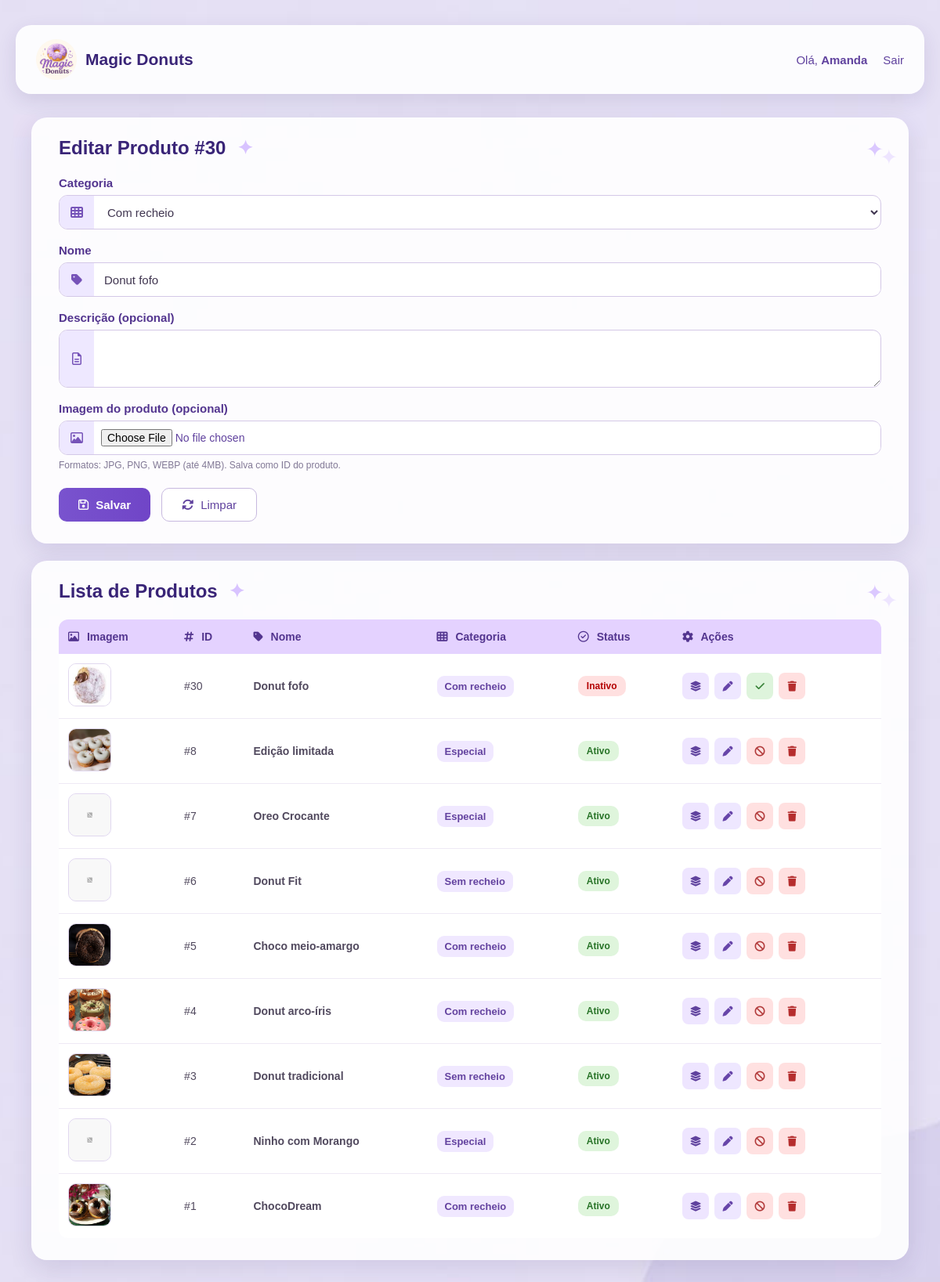
The page /magicdonuts/index.php?controller=produto&action=index&id=30 (signed in) on the database its author committed.
### tables this page shows
CREATE TABLE `produto` (
  `id` int(11) NOT NULL,
  `categoria_id` int(11) NOT NULL,
  `nome` varchar(100) NOT NULL,
  `descricao` text DEFAULT NULL,
  `ativo` tinyint(1) NOT NULL DEFAULT 1
);

CREATE TABLE `categoria` (
  `id` int(11) NOT NULL,
  `nome` varchar(100) NOT NULL,
  `ativo` tinyint(1) NOT NULL DEFAULT 1
);

### magicdonuts/controllers/ProdutoController.php (called while the page is built, shortened)
<?php
require_once __DIR__ . '/../models/Produto.php';
require_once __DIR__ . '/../models/categoria.php';
class ProdutoController
{
    public function index(): void
    {
        $produtoModel = new Produto();
        $categoriaModel = new Categoria();
        $produtos = $produtoModel->listarComCategoria(false);
        $categorias = $categoriaModel->listarAtivas();
        $editar = null;
        if (isset($_GET['id'])) {
            $editar = $produtoModel->buscarPorId(
                (int)$_GET['id']
            );
        }
        require_once __DIR__ . '/../views/produtos.php';
    }
}

### magicdonuts/index.php (called while the page is built, shortened)
<?php
require_once __DIR__ . '/config/db.php';
$controller = $_GET['controller'] ?? 'auth';
$action = $_GET['action'] ?? 'form';
switch ($controller) {
    case 'produto':
        require_once __DIR__ . '/controllers/ProdutoController.php';
        $c = new ProdutoController();
        break;
}
$c->$action();

### magicdonuts/config/db.php (called while the page is built)
<?php
class Database
{
private static $conn = null;
public static function getConnection()
{
    if (self::$conn === null) {
        try {
self::$conn = new PDO(
"mysql:host=localhost;dbname=magicdonuts;charset=utf8mb4",
"root",
"",
    [
    PDO::ATTR_ERRMODE => PDO::ERRMODE_EXCEPTION,
    PDO::ATTR_DEFAULT_FETCH_MODE => PDO::FETCH_ASSOC
    ]
);
} catch (PDOException $e) {
 die("Erro ao conectar ao banco de dados:" . $e->getMessage());
}
}
return self::$conn;
}
}

### magicdonuts/models/Produto.php (called while the page is built, shortened)
<?php
require_once __DIR__ . '/../config/db.php';
class Produto
{
    private PDO $conn;
    public function __construct()
    {
        $this->conn = Database::getConnection();
    }
    public function listarComCategoria(bool $somenteAtivos = false): array
    {
        $sql = "
            SELECT
                p.id,
                p.categoria_id,
                p.nome,
                p.descricao,
                p.ativo,
                c.nome AS categoria_nome
            FROM produto p
            INNER JOIN categoria c
            ON c.id = p.categoria_id
        ";
        $sql .= " ORDER BY p.id DESC";
        return $this->conn->query($sql)->fetchAll();
    }
    public function buscarPorId(int $id): ?array
    {
        $stmt = $this->conn->prepare("
            SELECT *
            FROM produto
            WHERE id = :id
        ");
        $stmt->execute([
            ':id' => $id
        ]);
        $r = $stmt->fetch();
        return $r ?: null;
    }
}

### magicdonuts/models/Categoria.php (called while the page is built)
<?php
require_once __DIR__ . '/../config/db.php';
class Categoria
{
    private PDO $conn;
    public function __construct()
    {
        $this->conn = Database::getConnection();
    }
    public function listarAtivas(): array
    {
        return $this->conn->query("
            SELECT id, nome
            FROM categoria
            WHERE ativo = 1
            ORDER BY nome
        ")->fetchAll();
    }
}

### magicdonuts/views/produtos.php (the view, shortened to what this page needs)
<?php
function imagemProdutoUrl(int $produtoId): string
{
    $baseFs = __DIR__ . "/../public/uploads/produtos/";
    $baseUrl = "/magicdonuts/public/uploads/produtos/";
    foreach (['jpg', 'png', 'webp'] as $ext) {
        if (file_exists($baseFs . $produtoId . '.' . $ext)) {
            return $baseUrl . $produtoId . '.' . $ext;
        }
    }
    return "/magicdonuts/imagem/produto_sem_foto.png";
}
?>
<!doctype html>
<html lang="pt-br">
<head>
    <link
        rel="stylesheet"
        href="/magicdonuts/public/assets/css/style.css"
    >
    <link
        rel="stylesheet"
        href="https://cdnjs.cloudflare.com/ajax/libs/font-awesome/6.5.2/css/all.min.css"
    >
</head>
<body class="produtos-body">
<header class="produtos-header">
    <div class="produtos-header-inner">
        <a
            href="/magicdonuts/index.php?controller=auth&action=dashboard"
            class="produtos-brand"
        >
            <img
                src="/magicdonuts/imagem/logo.jpg"
                alt="Magic Donuts"
                class="produtos-logo"
            >
            <strong>Magic Donuts</strong>
        </a>
        <div class="produtos-user">
            <span>
                Olá,
                <strong>
                    <?= htmlspecialchars($_SESSION['nome'] ?? 'Usuário') ?>
                </strong>
            </span>
            <a href="/magicdonuts/index.php?controller=auth&action=dashboard">Sair</a>
        </div>
    </div>
</header>
<main class="produtos-main">
    <section class="produto-card">
        <div class="section-title">
            <h1>
                <?= $editar
                    ? "Editar Produto #" . (int)$editar['id']
                    : "Cadastrar Produto"
                ?>
                <span class="title-sparkles">✦</span>
            </h1>
        </div>
        <form
            method="post"
            action="index.php?controller=produto&action=salvar"
            enctype="multipart/form-data"
            class="produto-form"
        >
            <div class="produto-form-group">
                <label for="categoria_id">
                    Categoria
                </label>
                <div class="produto-input-wrapper">
                    <div class="produto-input-icon">
                        <i class="fa-solid fa-table-cells"></i>
                    </div>
                    <select
                        class="produto-input produto-select"
                        id="categoria_id"
                        name="categoria_id"
                        required
                    >
                        <?php foreach ($categorias as $c): ?>
                            <option
                                value="<?= (int)$c['id'] ?>"
                                <?= $editar &&
                                    (int)$editar['categoria_id'] === (int)$c['id']
                                    ? 'selected'
                                    : ''
                                ?>
                            >
                                <?= htmlspecialchars($c['nome']) ?>
                            </option>
                        <?php endforeach; ?>
                    </select>
                </div>
            </div>
            <div class="produto-form-group">
                <label for="nome">
                    Nome
                </label>
                <div class="produto-input-wrapper">
                    <div class="produto-input-icon">
                        <i class="fa-solid fa-tag"></i>
                    </div>
                    <input
                        class="produto-input"
                        id="nome"
                        type="text"
                        name="nome"
                        required
                        value="<?= $editar
                            ? htmlspecialchars($editar['nome'])
                            : ''
                        ?>"
                    >
                </div>
            </div>
            <div class="produto-form-group">
                <label for="descricao">
                    Descrição (opcional)
                </label>
                <div class="produto-input-wrapper produto-textarea-wrapper">
                    <div class="produto-input-icon">
                        <i class="fa-regular fa-file-lines"></i>
                    </div>
                    <textarea
                        class="produto-input produto-textarea"
                        id="descricao"
                        name="descricao"
                        rows="3"
                    ><?= $editar
                    ?></textarea>
                </div>
            </div>
            <div class="produto-form-group">
                <label for="imagem">
                    Imagem do produto (opcional)
                </label>
                <div class="produto-input-wrapper arquivo-wrapper">
                    <div class="produto-input-icon">
                        <i class="fa-regular fa-image"></i>
                    </div>
                    <input
                        class="produto-input-file"
                        id="imagem"
                        type="file"
                        name="imagem"
                        accept="image/png, image/jpeg, image/webp"
                    >
                </div>
                <small class="produto-help">
                    Formatos: JPG, PNG, WEBP (até 4MB).
                    Salva como ID do produto.
                </small>
            </div>
            <div class="produto-actions">
                <button
                    class="produto-btn produto-btn-primary"
                    type="submit"
                >
                    <i class="fa-regular fa-floppy-disk"></i>
                    Salvar
                </button>
                <a
                    class="produto-btn produto-btn-secondary"
                    href="index.php?controller=produto&action=index"
                >
                    <i class="fa-solid fa-rotate"></i>
                    Limpar
                </a>
            </div>
        </form>
    </section>
    <section class="produto-card lista-produtos-card">
        <div class="section-title">
            <h2>
                Lista de Produtos
                <span class="title-sparkles">✦</span>
            </h2>
        </div>
        <div class="table-wrapper">
            <table class="produtos-table">
                <thead>
                    <tr>
                        <th>
                            <i class="fa-regular fa-image"></i>
                            Imagem
                        </th>
                        <th>
                            <i class="fa-solid fa-hashtag"></i>
                            ID
                        </th>
                        <th>
                            <i class="fa-solid fa-tag"></i>
                            Nome
                        </th>
                        <th>
                            <i class="fa-solid fa-table-cells"></i>
                            Categoria
                        </th>
                        <th>
                            <i class="fa-regular fa-circle-check"></i>
                            Status
                        </th>
                        <th>
                            <i class="fa-solid fa-gear"></i>
                            Ações
                        </th>
                    </tr>
                </thead>
                <tbody>
                    <?php foreach ($produtos as $p): ?>
                        <tr>
                            <td>
                                <img
                                    class="produto-thumb"
                                    src="<?= imagemProdutoUrl((int)$p['id']) ?>"
                                    alt="<?= htmlspecialchars($p['nome']) ?>"
                                >
                            </td>
                            <td>
                                #<?= (int)$p['id'] ?>
                            </td>
                            <td>
                                <strong>
                                    <?= htmlspecialchars($p['nome']) ?>
                                </strong>
                            </td>
                            <td>
                                <span class="categoria-badge">
                                    <?= htmlspecialchars($p['categoria_nome']) ?>
                                </span>
                            </td>
                            <td>
                                <?=
                                    ((int)$p['ativo'] === 1)
                                    ? '<span class="tag ok">Ativo</span>'
                                    : '<span class="tag off">Inativo</span>'
                                ?>
                            </td>
                            <td>
                                <div class="produto-table-actions">
                                   <a
    class="table-btn table-btn-variacoes"
    href="index.php?controller=variacao&action=index&produto_id=<?= (int)$p['id'] ?>"
    title="Variações"
>
    <i class="fa-solid fa-layer-group"></i>
</a>
                                    <a
                                        class="table-btn table-btn-edit"
                                        href="index.php?controller=produto&action=index&id=<?= (int)$p['id'] ?>"
                                        title="Editar"
                                    >
                                        <i class="fa-solid fa-pen"></i>
                                    </a>
                                    <?php if ((int)$p['ativo'] === 1): ?>
                                        <a
                                            class="table-btn table-btn-danger"
                                            href="index.php?controller=produto&action=toggle&id=<?= (int)$p['id'] ?>&ativo=0"
                                            onclick="return confirm('Inativar este produto?')"
                                            title="Inativar"
                                        >
                                            <i class="fa-solid fa-ban"></i>
                                        </a>
                                    <?php else: ?>
                                        <a
                                            class="table-btn table-btn-success"
                                            href="index.php?controller=produto&action=toggle&id=<?= (int)$p['id'] ?>&ativo=1"
                                            title="Ativar"
                                        >
                                            <i class="fa-solid fa-check"></i>
                                        </a>
                                    <?php endif; ?>
                                    <a
                                        class="table-btn table-btn-delete"
                                        href="index.php?controller=produto&action=deletar&id=<?= (int)$p['id'] ?>"
                                        onclick="return confirm('⚠️ DELETAR permanentemente? Não há volta!')"
                                        title="Excluir"
                                    >
                                        <i class="fa-solid fa-trash"></i>
                                    </a>
                                </div>
                            </td>
                        </tr>
                    <?php endforeach; ?>
                </tbody>
            </table>
        </div>
    </section>
</main>
</body>
</html>

### rows shown on the page
produto: id "30", categoria_id "Com recheio", nome "Donut fofo", shows a picture, categoria.nome "Com recheio", ativo "Inativo"
produto: shows a picture, id "8", nome "Edição limitada", categoria.nome "Especial", ativo "Ativo"
produto: id "7", nome "Oreo Crocante", categoria.nome "Especial", ativo "Ativo"
produto: id "6", nome "Donut Fit", categoria.nome "Sem recheio", ativo "Ativo"
produto: shows a picture, id "5", nome "Choco meio-amargo", categoria.nome "Com recheio", ativo "Ativo"
produto: shows a picture, id "4", nome "Donut arco-íris", categoria.nome "Com recheio", ativo "Ativo"
produto: shows a picture, id "3", nome "Donut tradicional", categoria.nome "Sem recheio", ativo "Ativo"
produto: id "2", nome "Ninho com Morango", categoria.nome "Especial", ativo "Ativo"
produto: shows a picture, id "1", nome "ChocoDream", categoria.nome "Com recheio", ativo "Ativo"

### other values the page prints
$_SESSION['nome'] "Amanda"
